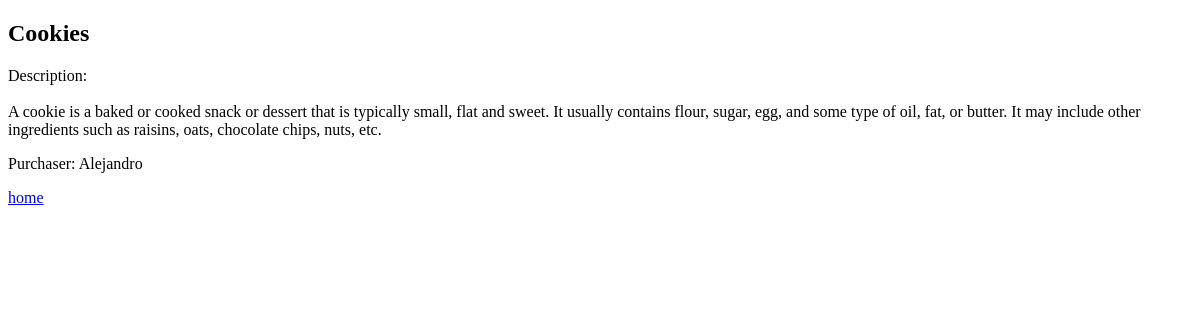
The page /2/ on the database as committed earlier.
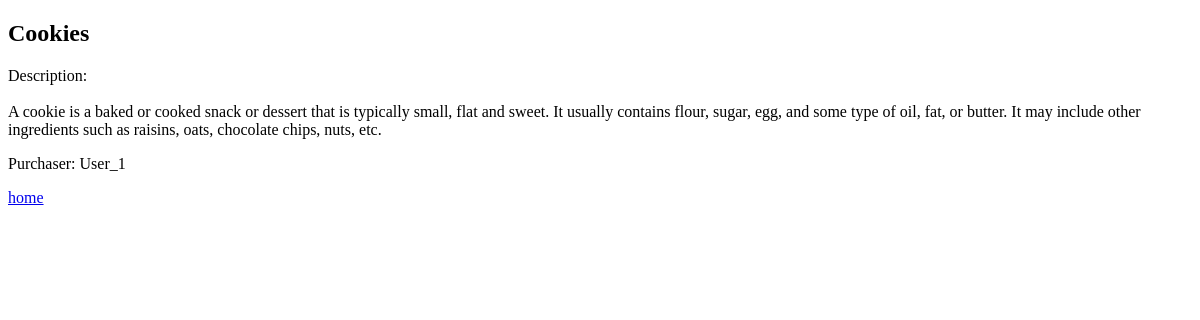
The same page on the database as committed later.
### snacks/models.py (models this page shows, shortened)
class Snack(models.Model):
    name = models.CharField(max_length=256)
    purchaser = models.ForeignKey(get_user_model(), on_delete=models.CASCADE)
    description = models.TextField(help_text='Enter snack description')

### snacks/views.py (the view)
# urls.py: path('<int:pk>/', SnackDetailView.as_view(), name='snack_detail')
class SnackDetailView(DetailView):
    template_name = 'snack_detail.html'
    model = Snack

### templates/snack_detail.html
{% extends 'base.html' %}
{% block content %}
    <section>
        <h2>{{ snack.name }}</h2>
        <p>Description: <br><br> {{ snack.description }}</p>
        <p>Purchaser: {{ snack.purchaser }}</p>
        <p><a href="{% url 'snack_list' %}">home</a></p>
    </section>
{% endblock content %}

### templates/base.html (shortened to what this page needs)
<!DOCTYPE html>
<html lang="en">
<head>
</head>
<body>
{% block content %}{% endblock content %}
</body>
</html>

Rows that differ between the two databases and show on the page:
changed Snack "Cookies": purchaser "Alejandro" → "User_1"
